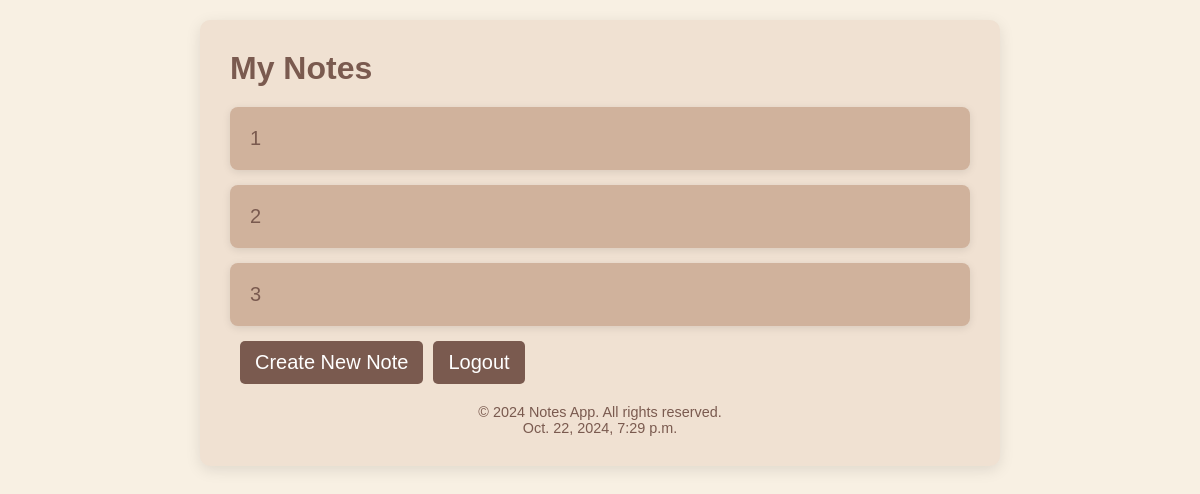
Screenshot of /notes/ (signed in) with the database file from the repository.
### notesmain/models.py (models this page shows, shortened)
class Notes(models.Model):
    title = models.CharField( max_length=200)
    text = models.TextField()
    created = models.DateTimeField(auto_now_add=True)
    user = models.ForeignKey(User, on_delete= models.CASCADE)

### notesmain/views.py (the view)
# urls.py: path('notes/', views.showlist , name='gotonote'),
@login_required
def showlist(request):
    all_notes =Notes.objects.filter(user= request.user)
    return render(request, 'notesmain/list.html', {'notes': all_notes, 'today': datetime.today})

### notesmain/templates/notesmain/list.html (shortened to what this page needs)
<!DOCTYPE html>
<html lang="en">
<head>
</head>
<body>
    <div class="container">
        <header>
            <h1>My Notes</h1>
        </header>
        <main>
            {% for note in notes %}
            <div class='note-card'>
                <a href="{% url 'nodetail' note.pk %}" >
            <li style="text-decoration:none;">
                {{note.title}}<br>
            </li>
        </a>
        </div>
           {% endfor %}
        </main>
        <div class="button-group">
            <a href="{% url 'create_note' %}" class="button">Create New Note</a>
            <a href="{% url 'logout' %}" class="button">Logout</a>
        </div>
        <footer>
            <p>&copy; 2024 Notes App. All rights reserved.</p>
       <p>{{ today }}</p>
         </footer>
    </div>
</body>
</html>

### notesmain/templates/notesmain/list.html (style rules this page uses)
* { box-sizing: border-box; margin: 0; padding: 0; }
body { font-family: 'Arial', sans-serif; background-color: #f8f0e3; color: #4b3c31; display: flex; justify-content: center; align-items: flex-start; height: 100vh; }
.container { width: 90%; max-width: 800px; background-color: #f0e1d2; border-radius: 10px; box-shadow: 0 4px 15px rgba(0, 0, 0, 0.1); padding: 30px; margin-top: 20px; }
header { display: flex; justify-content: space-between; align-items: center; margin-bottom: 20px; }
h1 { font-size: 2em; color: #7a5a4f; }
a { font-size: 20px; color: #7a5a4f; }
.button-group { display: flex; }
.button { background-color: #7a5a4f; color: white; text-decoration: none; padding: 10px 15px; border-radius: 5px; margin-left: 10px; transition: background-color 0.3s, transform 0.2s; }
.note-card { background-color: #d0b29c; border-radius: 8px; padding: 20px; margin-bottom: 15px; box-shadow: 0 2px 8px rgba(0, 0, 0, 0.1); transition: transform 0.2s; }
footer { margin-top: 20px; text-align: center; font-size: 0.9em; color: #7a5a4f; }
li , a { list-style-type :none; text-decoration :none; }

### rows the page displays
Notes: title "1"
Notes: title "2"
Notes: title "3"

### other values shown
{{ today }} "Oct. 22, 2024, 7:29 p.m."
